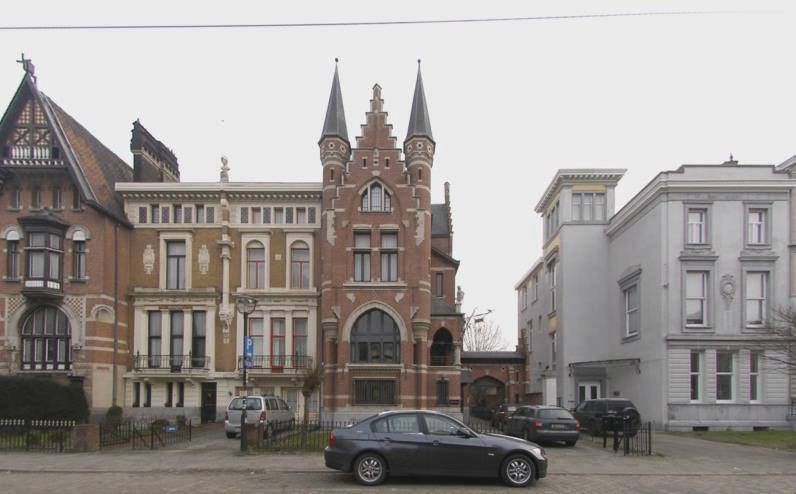
#> input picture 015.JPG, 796 x 494 px
$ python stitch.py
#> lines starting #> are read from the running program, lines starting #| are printed output that depends on the picture
import cv2
import numpy as np
import matplotlib.pyplot as plt
from random import randrange

img_ = cv2.imread('015.JPG')
#> img_ is the input picture: shape (494, 796, 3); mean B, G, R 149.2, 152, 156.8
img1 = cv2.cvtColor(img_,cv2.COLOR_BGR2GRAY)
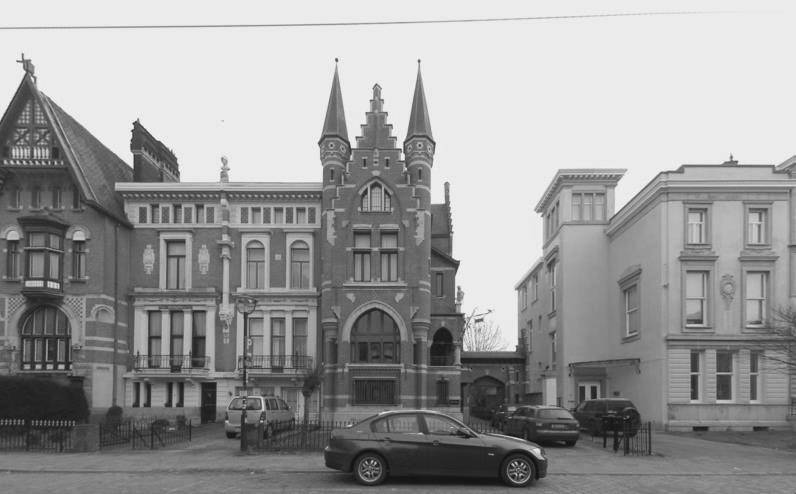
#> img1: shape (494, 796); min 10, max 255, mean 153.1

img = cv2.imread('016.JPG')
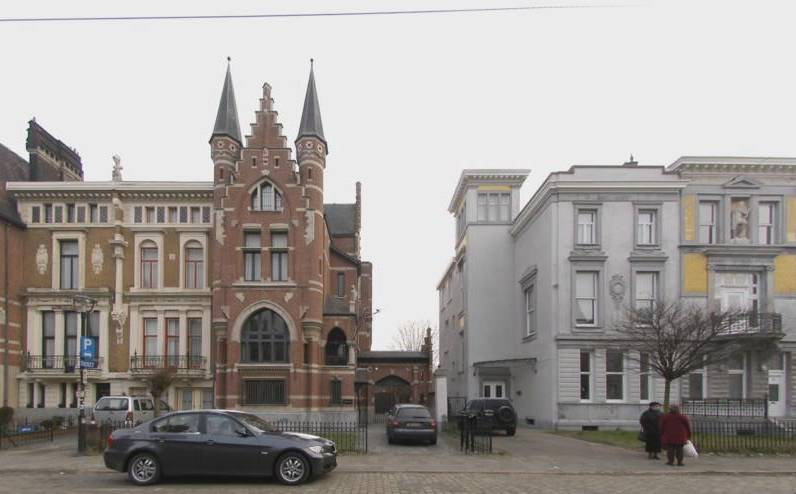
#> input picture 016.JPG, 796 x 494 px
#> img is the input picture: shape (494, 796, 3); mean B, G, R 151.5, 154.9, 159.7
img2 = cv2.cvtColor(img,cv2.COLOR_BGR2GRAY)
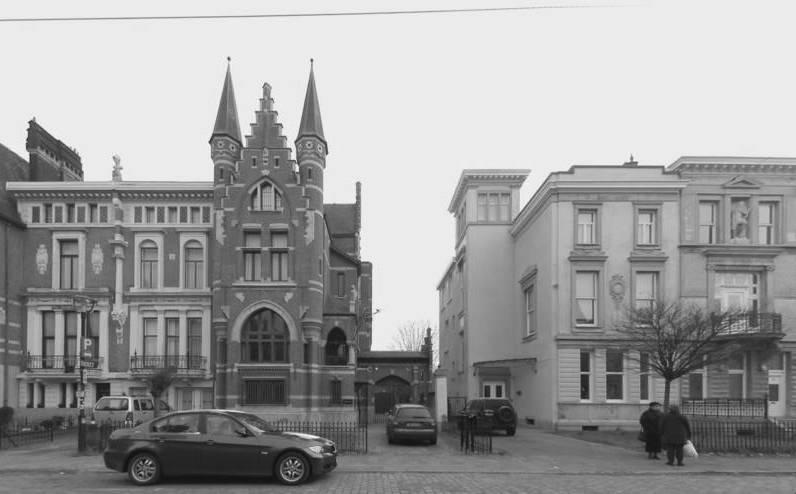
#> img2: shape (494, 796); min 11, max 255, mean 156


sift = cv2.xfeatures2d.SIFT_create()
# find the keypoints and descriptors with SIFT
kp1, des1 = sift.detectAndCompute(img1,None)
#> kp1 = 2633 keypoints; strongest (x, y, size): (336, 60, 2.2), (419, 61, 2), (536, 451, 6.5), (402, 157, 4.1)
kp2, des2 = sift.detectAndCompute(img2,None)
#> kp2 = 2713 keypoints; strongest (x, y, size): (229, 59, 2.1), (312, 60, 2), (25, 155, 6.3), (37, 136, 15.7)

# BF Matcher
#bf = cv2.BFMatcher()
#matches = bf.knnMatch(des1,des2, k=2)

# FLANN Matcher
FLANN_INDEX_KDTREE = 0
index_params = dict(algorithm = FLANN_INDEX_KDTREE, trees = 5)
search_params = dict(checks = 50)
flann = cv2.FlannBasedMatcher(index_params, search_params)
matches = flann.knnMatch(des1,des2,k=2)
#> matches = 2633 matches


#print matches
# Apply ratio test
good = []
for m in matches:
     if m[0].distance < 0.5*m[1].distance:
     	good.append(m)
#> after the loop, good = 321 matches
matches = np.asarray(good)

img3 = cv2.drawMatchesKnn(img1,kp1,img2,kp2,good,flags=2, outImg = None)
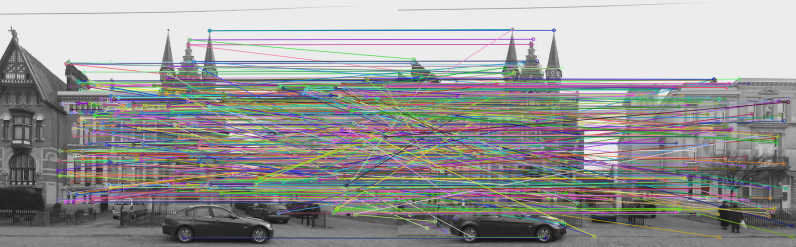
#> img3: shape (494, 1592, 3) (shown at 1/2 size); mean of channels 0, 1, 2 150.9, 151.2, 151.5; drawn as B, G, R
plt.imshow(img3),plt.show()


'''print matches[2,0].queryIdx
print matches[2,0].trainIdx
print matches[2,0].distance'''


if len(matches[:,0]) >= 4:
    src = np.float32([ kp1[m.queryIdx].pt for m in matches[:,0] ]).reshape(-1,1,2)
#> src = 321 rows, first 8: [114.2, 399.6], [115.4, 340.7], [115.9, 320.5], [118.7, 301.3], [119.2, 351], [119.7, 323.6], [119.7, 323.6], [122, 207.4]
    dst = np.float32([ kp2[m.trainIdx].pt for m in matches[:,0] ]).reshape(-1,1,2)
#> dst = 321 rows, first 8: [5.24, 400.6], [6.42, 341.4], [6.72, 320.5], [9.72, 301.4], [10.68, 351.6], [11.1, 323.9], [11.1, 323.9], [15.14, 206.7]

    H, masked = cv2.findHomography(src, dst, cv2.RANSAC, 5.0)
#> H = [[0.97, -0.00363, -100.8], [-0.00892, 0.99, 1.84], [-1.91e-05, -2.03e-05, 1]]; masked = 321 values, max 1 at index 0, min 0 at index 36, mean 0.813
    print(H)
#| [[ 9.70440866e-01 -3.63171632e-03 -1.00779831e+02]
#|  [-8.92049660e-03  9.89531746e-01  1.84112788e+00]
#|  [-1.91335991e-05 -2.03421304e-05  1.00000000e+00]]
else:
    raise AssertionError("Can't find enough keypoints.")

dst = cv2.warpPerspective(img_,H,(img.shape[1] + img_.shape[1], img.shape[0]))
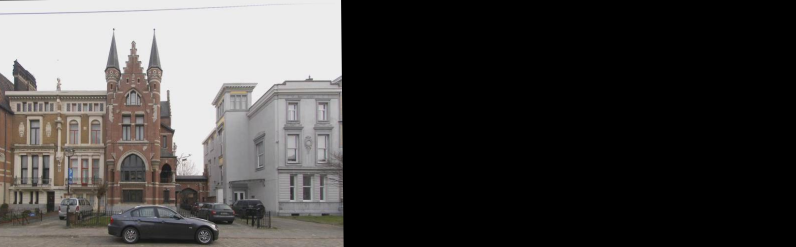
#> dst: shape (494, 1592, 3) (shown at 1/2 size); mean B, G, R 66, 67.1, 69.1
plt.subplot(122),plt.imshow(dst),plt.title('Warped Image')
plt.show()
plt.figure()
dst[0:img.shape[0], 0:img.shape[1]] = img
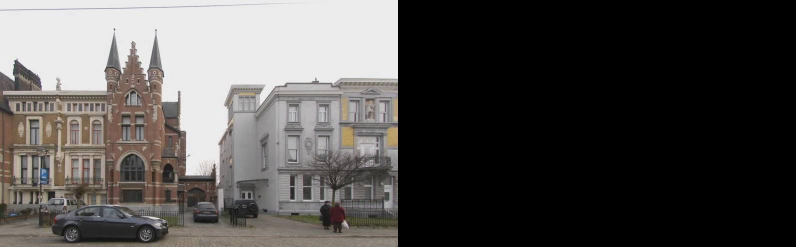
#> dst: shape (494, 1592, 3) (shown at 1/2 size); mean B, G, R 75.8, 77.5, 79.9
cv2.imwrite('resultant_stitched_panorama.jpg',dst)
plt.imshow(dst)
plt.show()
cv2.imshow('resultant_stitched_panorama.jpg',dst)
cv2.waitKey(0)
